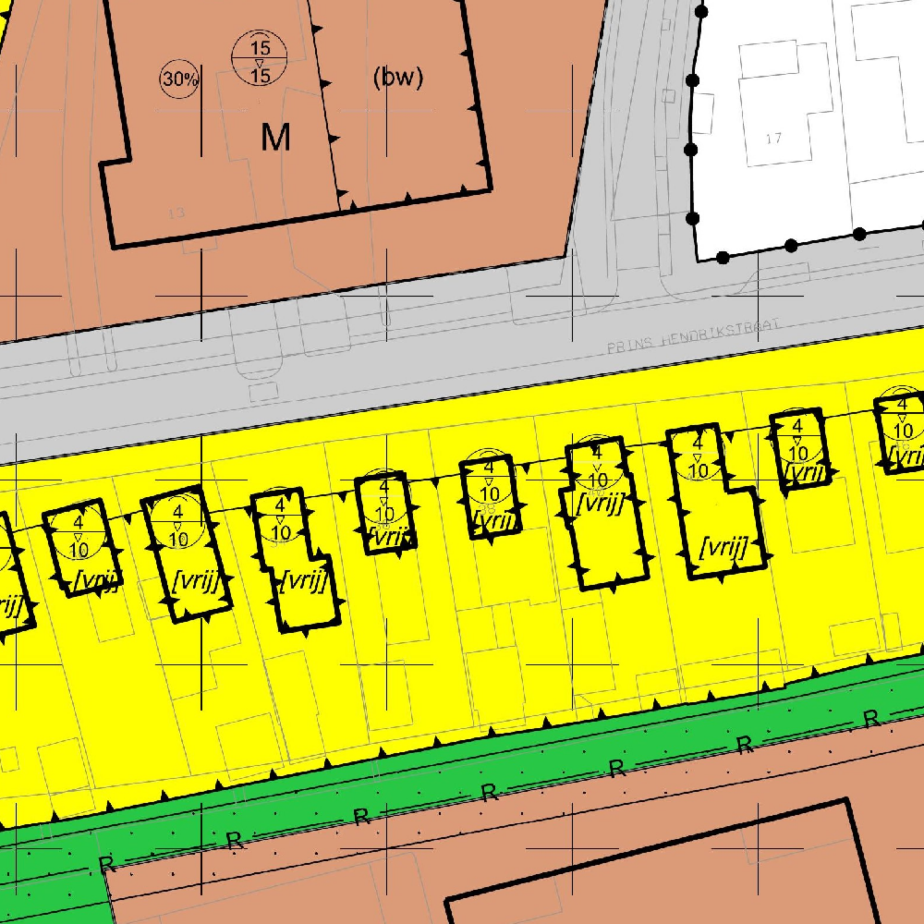
#> input picture pics/map.jpeg, 1848 x 1848 px (shown at 1/2 size)
$ python troubleshoot.py
#> lines starting #> are read from the running program, lines starting #| are printed output that depends on the picture; after the words box and inside, x2 and y2 are one past the last pixel; in counts of white or black regions, pixels touching at a corner belong together
#> in process_middle, image is the input picture: shape (1848, 1848, 3); mean B, G, R 93.7, 193.6, 204.3
### detect_module.py
from extra.destination_types import color_sets
import cv2
import numpy as np
import os

# [6 lines left out: function create_directory_if_not_exists, not called in this run]

def detect_middle(image_rgb, color_ranges):
    h, w, _ = image_rgb.shape
#> h = 1848; w = 1848
    mid_x, mid_y = w // 2, h // 2
#> mid_x = 924; mid_y = 924
    output_image = None
    destination_type = None

    for color_label, (lower, upper) in color_ranges.items():
        mask_color = cv2.inRange(image_rgb, np.array(lower), np.array(upper))
        kernel = np.ones((3, 3), np.uint8)
        mask_closed_color = cv2.morphologyEx(mask_color, cv2.MORPH_CLOSE, kernel)

        # Find contours and prioritize the largest one around the center
        contours_color, _ = cv2.findContours(mask_closed_color, cv2.RETR_EXTERNAL, cv2.CHAIN_APPROX_SIMPLE)
        contours_color = sorted(contours_color, key=cv2.contourArea, reverse=True)  # Sort by size

        for contour in contours_color:
            if cv2.pointPolygonTest(contour, (mid_x, mid_y), False) >= 0:
                # Additional filtering (optional):
                if cv2.contourArea(contour) < 0.2 * h * w:  # Filter very small areas
                    continue

                mask = np.zeros_like(mask_color)
                cv2.drawContours(mask, [contour], -1, color=255, thickness=cv2.FILLED)
                region = cv2.bitwise_and(image_rgb, image_rgb, mask=mask)
                output_image = process_image(region, color_label)
                destination_type = color_label
                break  # Process only the largest contour near the center

        if output_image is not None:
            break
#> this loop made 20 passes
#> contours_color on passes 13, 17: 1092 contours, all with area under 20, 1092 contours, all with area under 20
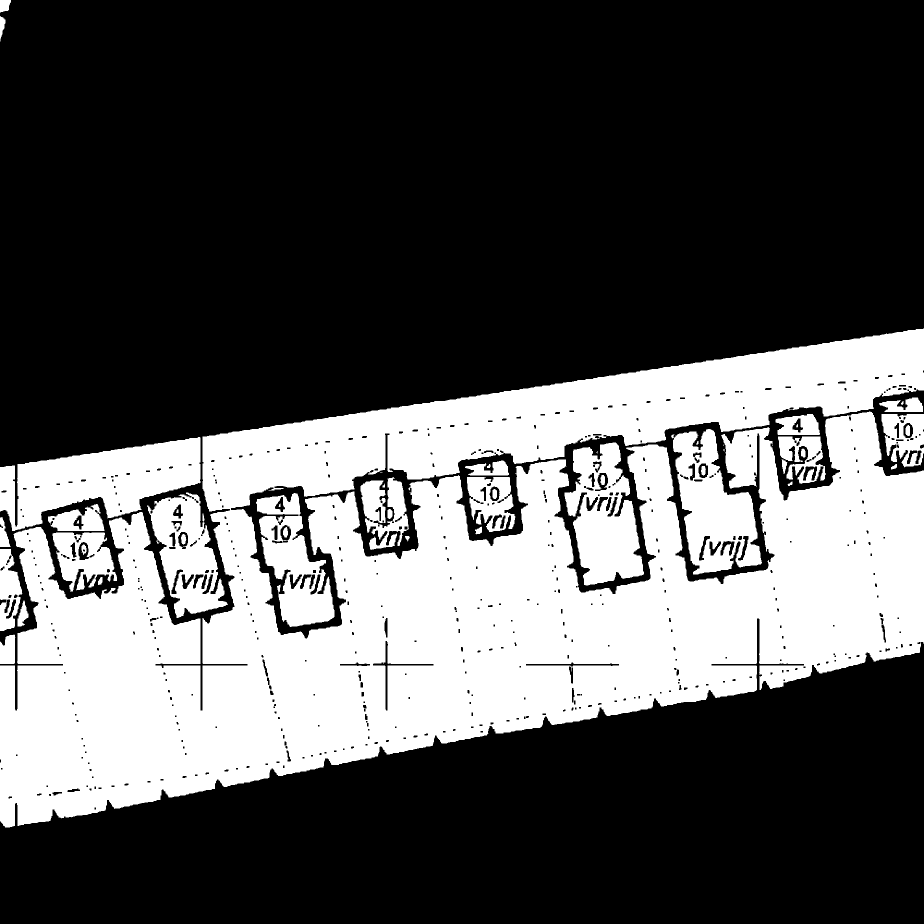
#> mask_closed_color: shape (1848, 1848) (shown at 1/2 size); 33.2% white; 50 white regions (8 under 20 px), largest, box (x1, y1, x2, y2) and area: (0, 657, 1848, 1655) 940493, (0, 874, 401, 1062) 42088, (1342, 858, 1524, 1149) 28031
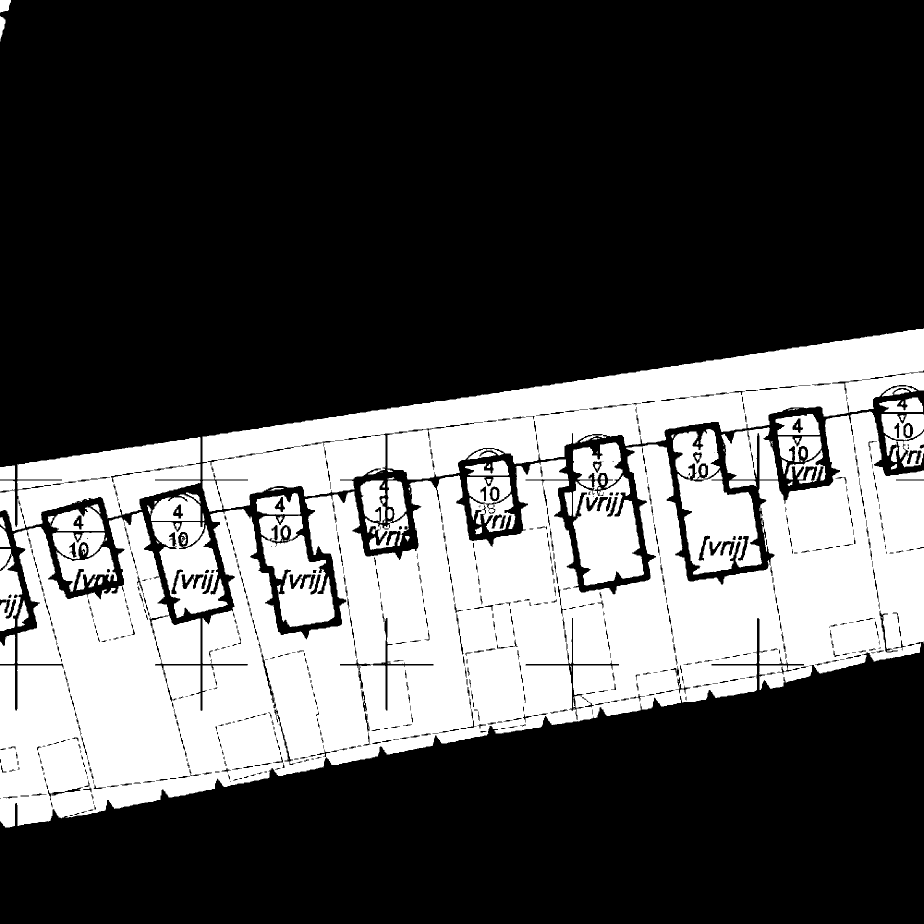
#> mask_color: shape (1848, 1848) (shown at 1/2 size); 32.6% white; 125 white regions (40 under 20 px), largest, box (x1, y1, x2, y2) and area: (0, 823, 1848, 1655) 723358, (405, 657, 1848, 1023) 189859, (0, 874, 401, 1062) 40231

# [28 lines of commented-out code are left out]

# [15 lines left out: function process_image, not called in this run]

def process_middle(image_path, color_set='default', save_output=False, output_folder=None):
    try:
        image = cv2.imread(image_path)
        if image is None:
            raise FileNotFoundError(f"Image at {image_path} not found.")
        image_rgb = cv2.cvtColor(image, cv2.COLOR_BGR2RGB)
    except Exception as e:
        print(f"Error loading or converting image: {e}")
        return None

    color_ranges = color_sets.get(color_set, color_sets['default'])
    processed_image = detect_middle(image_rgb, color_ranges)

    if save_output and processed_image is not None:
        if output_folder:
            create_directory_if_not_exists(output_folder)
            output_path = os.path.join(output_folder, 'processed_output.png')
            cv2.imwrite(output_path, processed_image)
            print(f"Output saved to {output_path}")
        else:
            print("No output folder specified, skipping save.")

    return processed_image

### troubleshoot.py
from detect_module import process_middle
import base64
import requests
import cv2
import re

image_path = "pics/map.jpeg"
output_path = "output"
color_set = 'set1'
save_output = True

# Troubleshooting: Confirm the image path and processing parameters
print(f"Processing image: {image_path} with color_set: {color_set}, save_output: {save_output}, output_path: {output_path}")

try:
    processed_image = process_middle(image_path, color_set, save_output, output_path)
    if processed_image is None:
        raise ValueError("Processed image is None. Image processing failed.")
except Exception as e:
    print(f"Error during image processing: {e}")
    exit()
#> (the program exits here)

$ run again, with pics/test.jpeg copied over pics/map.jpeg
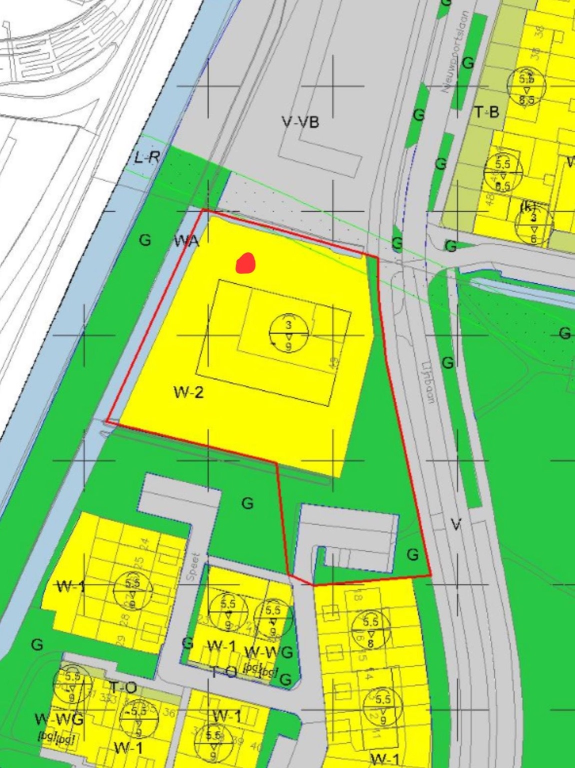
#> input picture pics/test.jpeg, 1149 x 1536 px (shown at 1/2 size)
#> in process_middle, image is the input picture: shape (1536, 1149, 3); mean B, G, R 118.9, 209.5, 170.8
#> the loop in detect_middle, `for color_label, (lower, upper) in color_ranges.items():` made 20 passes
#> contours_color on passes 3, 4, 6, 11: 154 contours, all with area under 20, 16 contours, all with area under 20, [[[821, 941], [821, 942]]], [[[708, 496]]]
#> pass 3, in detect_middle, `mask_color = cv2.inRange(image_rgb, np.array(lower), np.array(upper))`:
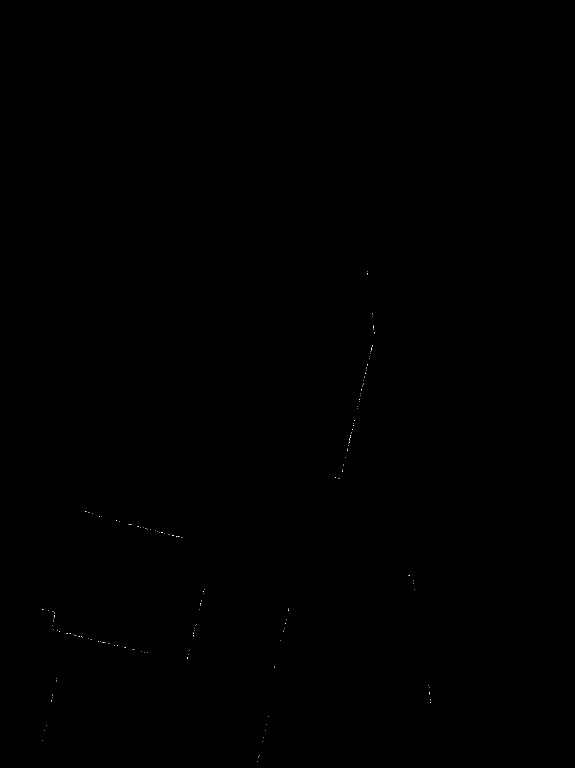
#> mask_color: shape (1536, 1149) (shown at 1/2 size); 0.02% white in thin lines or dots, all inside (x1, y1, x2, y2) = (84, 543, 861, 1523)
#> after the loop in detect_middle, `for color_label, (lower, upper) in color_ranges.items():`:
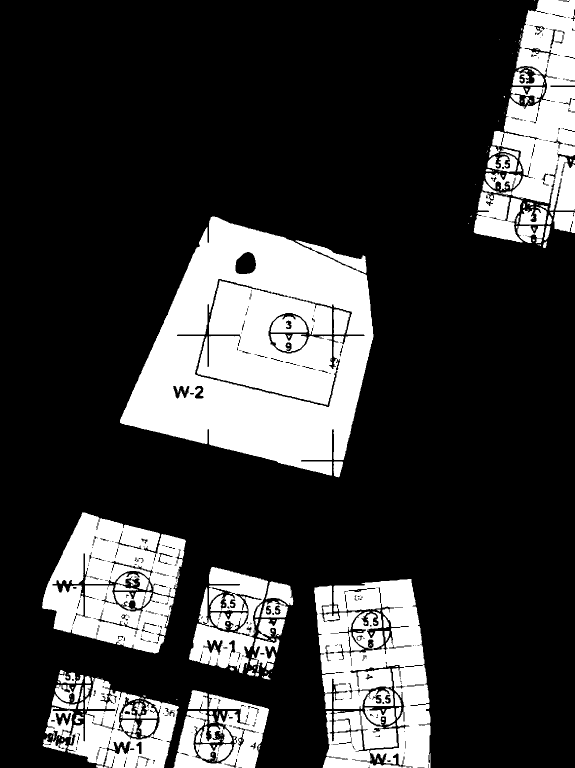
#> mask_color: shape (1536, 1149) (shown at 1/2 size); 23.2% white; 231 white regions (139 under 20 px), largest, box (x1, y1, x2, y2) and area: (240, 433, 747, 951) 162597, (628, 1158, 861, 1536) 53423, (84, 1025, 372, 1307) 46390
